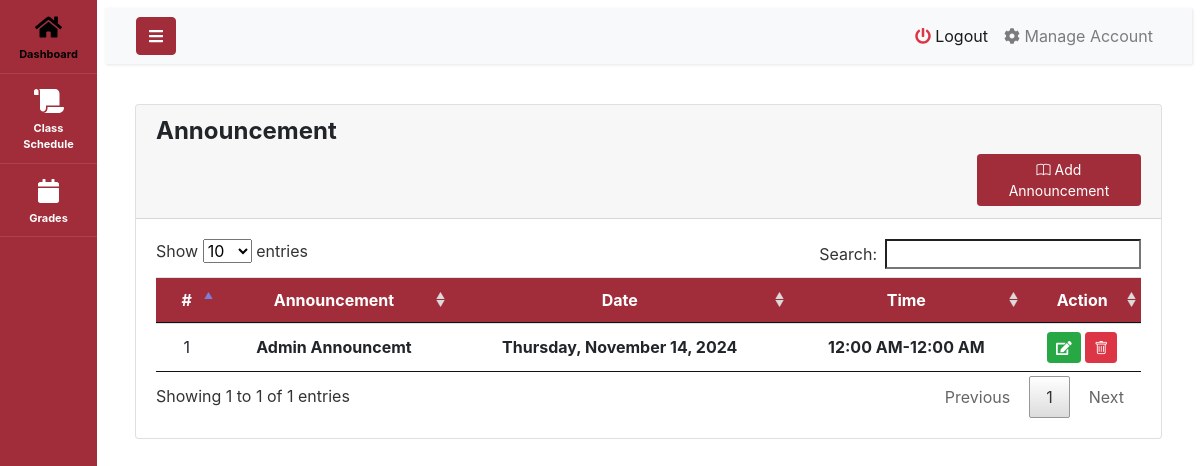
The page / (signed in) on the database its author committed.
### tables this page shows
CREATE TABLE `announcement` (
  `Id` int(11) NOT NULL,
  `class_id` int(10) NOT NULL,
  `admin_faculty_id` int(10) NOT NULL,
  `type` varchar(50) NOT NULL,
  `title` varchar(50) NOT NULL,
  `description` varchar(50) NOT NULL,
  `start_time` time NOT NULL,
  `end_time` time NOT NULL,
  `announce_date` date NOT NULL,
  `status` int(10) NOT NULL DEFAULT 1,
  `addet_At` datetime NOT NULL DEFAULT current_timestamp()
);

### announcement.php (the view, shortened to what this page needs)
<?php
 include 'database/db_connect.php';
?>
<!DOCTYPE html>
<html lang="en">
<head>
</head>
<body >
<div class="container-fluid">
	<div class="col-lg-12">
		<div class="row">
			<div class="col-md-12">
				<div class="card ">
					<div class="card-header" >
						<h4><b >Announcement</b></h4>
						<span class="float:right"><button type="button" class="btn btn-primary btn-block btn-sm col-sm-2 float-right" data-toggle="modal" data-target="#announcementAddModal">
						<i class="bi bi-book"></i> Add Announcement</button></span>
					</div>
                    <div class="table-responsive">
					<div class="card-body">
						<table id ="myTable"class="table table-sm table-hover">
							<thead>
								<tr>
									<th class="text-center">#</th>
                                    <th class="text-center">Announcement</th>
                                    <th class="text-center">Date</th>
                                    <th class="text-center">Time</th>
									<th class="text-center">Action</th>
								</tr>
							</thead>
							<tbody>
                            <?php $i = 1;
                            $sql = $connection->query("SELECT Id,title,announce_date, concat(DATE_FORMAT(start_time, '%l:%i %p'),'-',DATE_FORMAT(end_time, '%l:%i %p')) as `time` FROM announcement ORDER BY start_time ASC");
                            while($row = $sql->fetch_assoc()):
                             ?>
                                <tr>
								<td class="text-center"><?php echo $i++; ?></td>
                        		 <td class="text-center">
                                    <p><b><?php echo ucwords($row['title']) ?></b></p>
                                    </td>
                                    <td class="text-center">
                                    <p><b><?php echo date('l, F j, Y', strtotime($row['announce_date'])); ?></b></p>
                                    </td>
                                    <td class="text-center">
                                    <p><b><?php echo ucwords($row['time']) ?></b></p>
                                    </td>
                       			  <td class="text-center">
                                     <button type="button" value="<?=$row['Id'];?>" class="editannouncementBtn btn btn-success btn-sm"><i class="fa fa-edit"></i></button>
                                     <button type="button" value="<?=$row['Id'];?>" class="deleteannouncementBtn btn btn-danger btn-sm"><i class="bi bi-trash"></i></button>
									</td>
                                    </tr>
                <?php endwhile;?>
							</tbody>
						</table>
					</div>
                    </div>
				</div>
			</div>
		</div>
	</div>
</div>
</body>
</html>

### announcement.php (style rules this page uses)
td { vertical-align: middle !important; }
td p { margin: unset }

### rows shown on the page
announcement: title "Admin Announcemt", announce_date "Thursday, November 14, 2024", time "12:00 AM-12:00 AM", $row['Id'] 10 (drawn)
